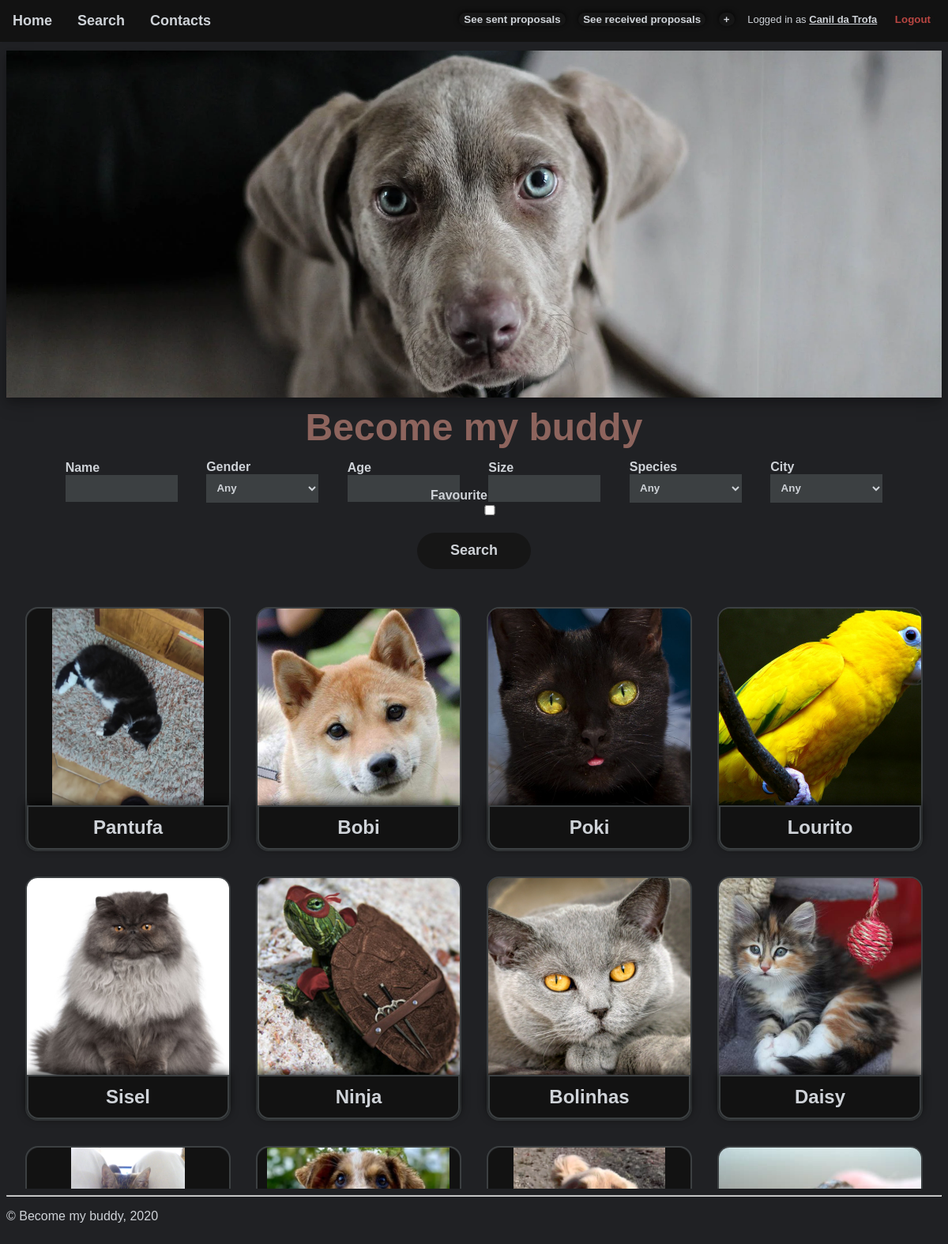
The app's page /pages/list.php (signed in) with its own data.
### tables this page shows
CREATE TABLE PetPost( 
    id INTEGER PRIMARY KEY,
    name TEXT NOT NULL,
    birth_date DATE NOT NULL,
    gender INTEGER CHECK (gender = 1 OR gender = 0), -- 0 male, 1 female
    size INTEGER CHECK (size = 1 OR size = 2 OR size = 3), -- 1 small, 2 medium, 3 big
    description TEXT NOT NULL,
    date DATE NOT NULL,
    color_id INTEGER REFERENCES Color(id),
    species_id INTEGER REFERENCES Species(id),
    city_id INTEGER REFERENCES City(id),
    user_id INTEGER REFERENCES User(id)
);

### pages/list.php (called while the page is built, shortened)
<?php
  require '../templates/common/tpl_header.php';
  require_once '../templates/tpl_list.php';
?>
<?php
  $filterOptions = getFilterOptions();
  $posts = $filterOptions['posts'];
  $values = $filterOptions['values'];
  drawSearch($values);
  drawPostList($posts);
  require '../templates/common/tpl_footer.php';
?>

### database/queries/db_post.php (called while the page is built, shortened)
<?php
    function conditionsToString($query_conditions_array)
    {
        if (count($query_conditions_array) == 0) {
            return '';
        }
        $res = 'WHERE ';
        $i = 0;
        $res .= $query_conditions_array[$i];
        return $res;
    }
    function getPosts($search_options, $query_conditions_array, $from_clause)
    {
        $query_conditions = conditionsToString($query_conditions_array);
        $db = Database::instance()->db();
        $stmt = $db->prepare(
            'SELECT DISTINCT PetPost.id as post_id, name, birth_date,
               cast(julianday(date("now")) - julianday(birth_date) as int) as age,
               gender, size, city_id, species_id,
             PetPhoto.id as photo_id, PetPhoto.extension as photo_extension
             FROM PetPost JOIN PetPhoto ON(PetPost.id = PetPhoto.post_id) ' .
            $from_clause .
            $query_conditions .
            ' GROUP BY PetPost.id'
        );
        $stmt->execute($search_options);
        return $stmt->fetchAll();
    }
?>

### templates/tpl_list.php (the view, shortened to what this page needs)
<?php
require_once '../database/queries/db_post.php';
require_once '../templates/tpl_utils.php';
?>
<?php function drawPostList($posts)
{
    ?>
<div class="list">
    <?php
    foreach($posts as $post) {
        drawPostItem($post);
    }
    ?>
</div>
<?php } ?>
<?php function drawPostItem($post)
{
    $photo_path = '/static/images/' . $post['photo_id'] . '.' . $post['photo_extension'];
    $post_path = 'post.php?post_id=' . $post['post_id'];
    ?>
  <a class="nounderline list-item" href="<?php echo $post_path; ?>">
    <div class="petimage">
      <div class="list-item-img" style="background: url('<?php echo $photo_path; ?>') no-repeat center /auto 100%"></div>
    </div>
    <div class="list-item-txt">
      <?php echo $post['name']; ?>
    </div>
  </a>
<?php } ?>
<?php function drawSearch($values)
{
    ?>
<form class="listfilter" action="../pages/list.php" method="GET">
  <div class="form-item listfilter-item" >
    <label for="name">Name</label>
    <input id="name" type="text" name="name" value="<?php echo $values['name'] ?>">
  </div>
  <div class="form-item listfilter-item" >
  </div>
  <div class="form-item listfilter-item" >
    <label for="age">Age</label>
    <input id="age" type="text" name="age" value="<?php echo $values['age'] ?>">
  </div>
  <div class="form-item listfilter-item" >
    <label for="size">Size</label>
    <input id="age" type="text" name="size" value="<?php echo $values['size'] ?>">
  </div>
  <div class="form-item listfilter-item" >
  </div>
  <div class="form-item listfilter-item" >
  </div>
  <?php if(isset($_SESSION['username'])) { ?>
  <div class="form-item listfilter-item" >
  <label for="favourite">Favourite</label>
    <input id="favourite" type="checkbox" name="favourite" value="true" <?php if($values['favourite'] == "true") echo 'checked'; ?> >
  </div>
  <?php } ?>
  <br>
  <input class="form-button listfilter-button" type="submit" value="Search">
</form>
<?php }?>
<?php function getFilterOptions()
{
    $search_options = array();
    $query_conditions = array();
    $from_clause = "";
    $curr_favourite = "false";
    $curr_name = '';
    $curr_age = '';
    $curr_gender = 'any';
    $curr_size = '';
    $curr_city = 'any';
    $curr_species = 'any';
    $current_values = array(
      'name'=> $curr_name,
      'age'=> $curr_age,
      'gender'=> $curr_gender,
      'size'=> $curr_size,
      'city'=> $curr_city,
      'species'=> $curr_species,
      'favourite' => $curr_favourite
    );
    $posts = getPosts($search_options, $query_conditions, $from_clause);
    if(empty($search_options) && isset($_SESSION['username'])) {
        $posts = tagFavouritesAndSort($posts);
    }
    return array(
      'posts'=>$posts,
      'values'=> $current_values);
}?>
<?php function tagFavouritesAndSort($posts)
{
    $posts = array_map(
        function ($post) {
            $post['isFavourite'] = isFavourite(getUserId($_SESSION['username'])['id'], $post['post_id']);
            return $post;
        },
        $posts
    );
    usort(
        $posts,
        function ($p1, $p2) {
            if ($p1['isFavourite'] == $p2['isFavourite']) {
                return 0;
            }
            return ($p1['isFavourite']) ? -1 : 1;
        }
    );
    return $posts;
} ?>

### css/style.css (style rules this page uses)
:root { --fonts: helvetica, sans-serif; --background: #202124; --background-dark: #161616; --main: #cfd3d8; --green: #5d8d79; --red: #b94642; --darkGreen: #2f5e4a; --orange: #8d645d; --dark: #121212; --light: #3c4042; --button-corner-radius: 2em; --items-text-corner-radius: 0.6em; --comment-corner-radius: 0.6em; --petimage-corner-radius: 1em; --petimage-corner-radius-inner: 0.85em; --petimage-size: 16em; --petpost-img-size: 18em; }
body { font-family: var(--fonts); color: var(--main); background-color: var(--background); }
a { color: var(--main); font-weight: bold; }
button, input[type="submit"] { border: none; border-radius: var(--button-corner-radius); color: var(--main); background-color: var(--background-dark); text-align: center; }
.nounderline { text-decoration: none; }
.petimage { border-radius: var(--petimage-corner-radius); background-color: var(--dark); }
.petimage div { width: var(--petimage-size); height: var(--petimage-size); border-radius: var(--petimage-corner-radius); background-size: contain; }
.form-item { position: relative; display: inline-block; text-align: left; }
.form-item > label { position: absolute; bottom: 100%; left: 0; font-weight: bold; }
.form-item > input, .form-item > select { border: none; width: 100%; padding: 0.7em; box-sizing: border-box; background-color: var(--light); color: var(--main); font-weight: bold; }
.form-button { padding: 0.7em; box-sizing: border-box; background-color: var(--green); color: var(--background); font-weight: bold; font-size: large; }
.list-item { position: relative; border: 2px solid var(--light); border-radius: var(--petimage-corner-radius); text-align: center; font-weight: bold; }
.list-item-img { border-radius: var(--petimage-corner-radius-inner) var(--petimage-corner-radius-inner) 0 0 !important; }
.list-item-txt { margin-top: -0.3em; padding: 0.5em; font-size: x-large; border: 2px solid var(--light); border-radius: 0 0 var(--items-text-corner-radius) var(--items-text-corner-radius); background-color: var(--dark); box-shadow: 0 -0.1em 0.5em 0 rgba(0, 0, 0, 0.8); }
.listfilter { text-align: center; margin-bottom: 1em; }
.listfilter-item { width: 12%; }
.listfilter-item + .listfilter-item { margin-left: 2em; }
.listfilter-button { margin-top: 1em; width: 8em; }

### css/layout.css (style rules this page uses)
:root { --top-bar-height: 4em; --bottom-bar-height: 4em; --list_gap: 2em; --list_gap_inv: -2em; --list-height: 48em; }
body { margin-top: var(--top-bar-height); }
.list { display: inline-flex; flex-wrap: wrap; justify-content: center; margin: 0 0 0 var(--list_gap_inv); width: calc(100% + var(--list_gap)); max-height: var(--list-height); overflow: auto; }
.list > * { margin: var(--list_gap) 0 0 var(--list_gap); }
.list-item { display: inline; }

### css/responsive.css (style rules this page uses)
:root { --top-bar-height: 4em; }

### records on screen
petpost: shows a picture, name "Pantufa"
petpost: shows a picture, name "Bobi"
petpost: shows a picture, name "Poki"
petpost: shows a picture, name "Lourito"
petpost: shows a picture, name "Sisel"
petpost: shows a picture, name "Ninja"
petpost: shows a picture, name "Bolinhas"
petpost: shows a picture, name "Daisy"
petpost: shows a picture
petpost: shows a picture
petpost: shows a picture
petpost: shows a picture

### other values on screen
$_SESSION['username'] "Canil da Trofa"
$options_name "Gender Species City"
form field gender "Any"
form field species "Any"
form field city "Any"
